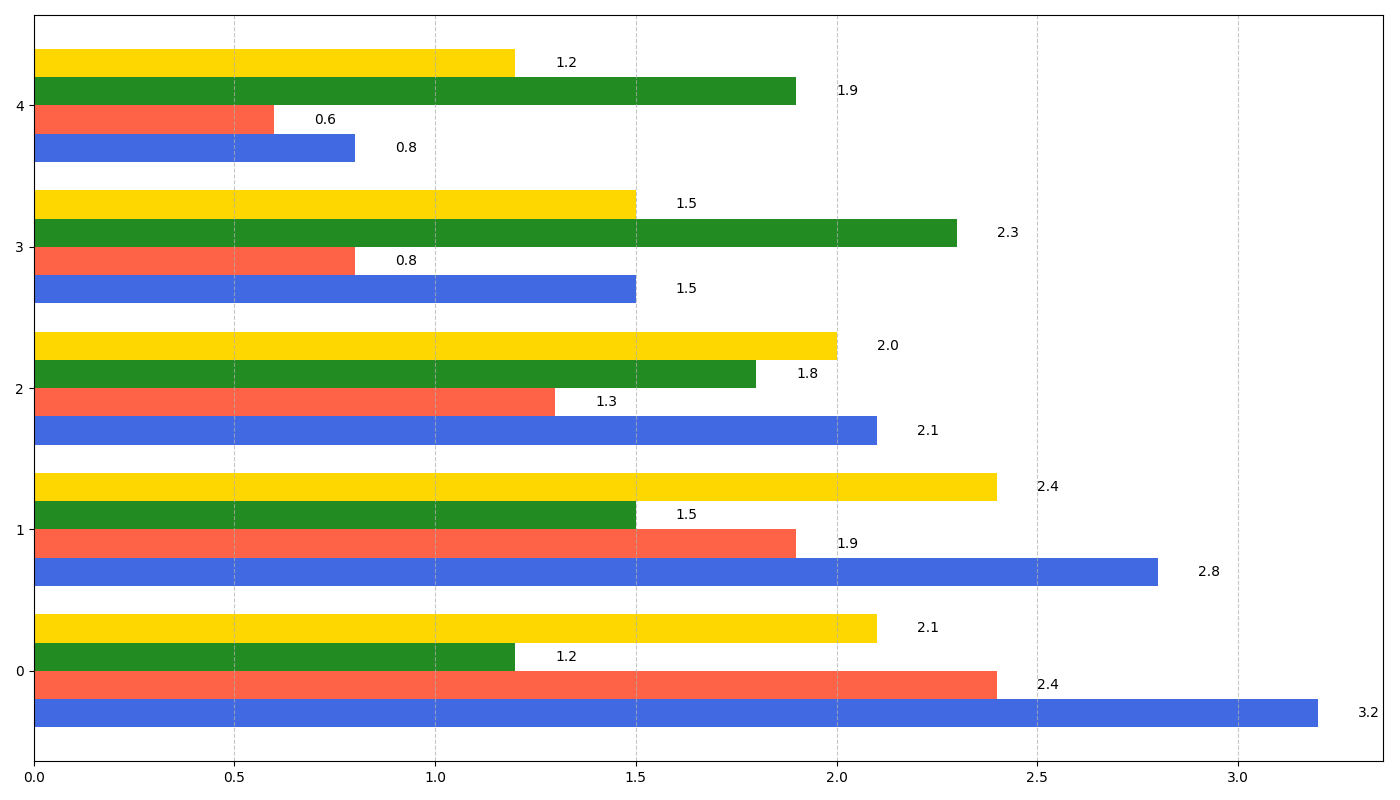

Recreate this plot in Python.
import matplotlib.pyplot as plt
import numpy as np

# Data for screen time (in hours per day) by age group
social_media = [3.2, 2.8, 2.1, 1.5, 0.8]
gaming = [2.4, 1.9, 1.3, 0.8, 0.6]
productivity = [1.2, 1.5, 1.8, 2.3, 1.9]
entertainment = [2.1, 2.4, 2.0, 1.5, 1.2]

fig, ax = plt.subplots(figsize=(14, 8))
width = 0.2
y_pos = np.arange(len(social_media))

bars1 = ax.barh(y_pos - 1.5*width, social_media, height=width, color='royalblue')
bars2 = ax.barh(y_pos - 0.5*width, gaming, height=width, color='tomato')
bars3 = ax.barh(y_pos + 0.5*width, productivity, height=width, color='forestgreen')
bars4 = ax.barh(y_pos + 1.5*width, entertainment, height=width, color='gold')

ax.grid(axis='x', linestyle='--', alpha=0.7)

def add_values(bars):
    for bar in bars:
        width = bar.get_width()
        ax.text(width + 0.1, bar.get_y() + bar.get_height() / 2, f'{width:.1f}', va='center', fontsize=10)

add_values(bars1)
add_values(bars2)
add_values(bars3)
add_values(bars4)

plt.tight_layout()
plt.show()
